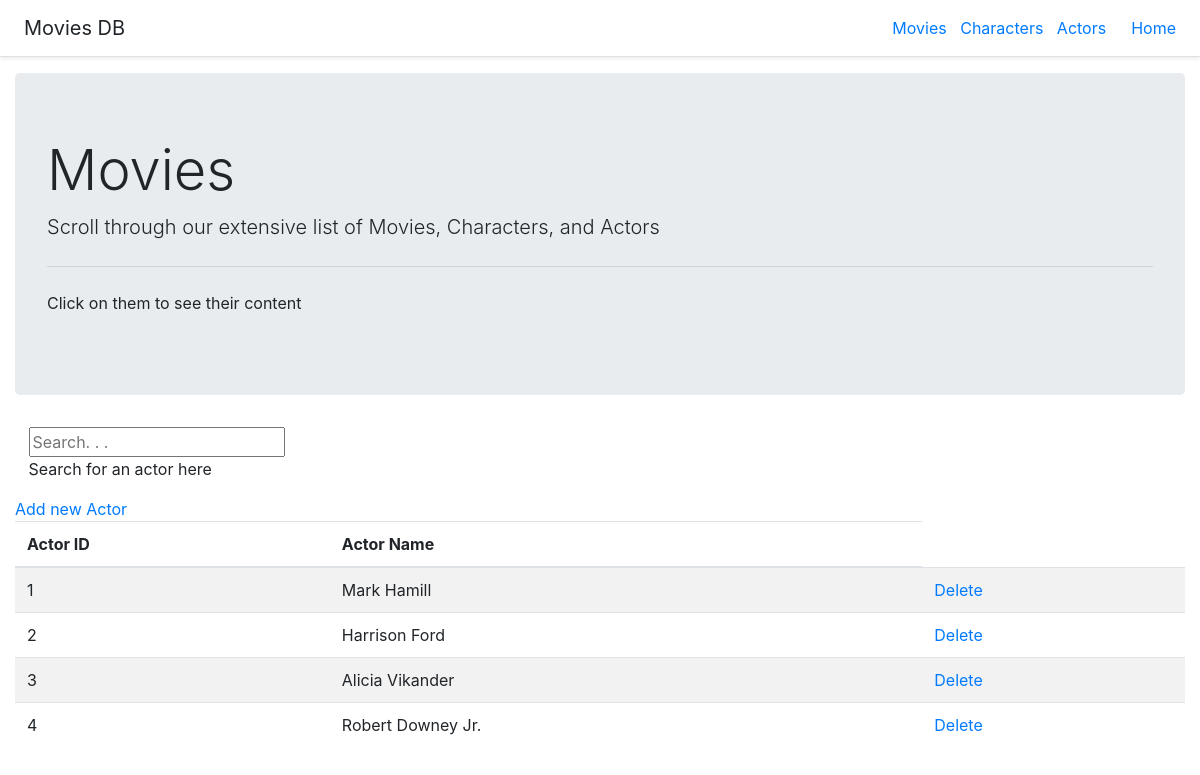
Page /all_actors on the committed database.
### tables this page shows
CREATE TABLE "actors" (
	"actorid"	INTEGER,
	"characterid"	INTEGER,
	"name"	TEXT,
	PRIMARY KEY("actorid" AUTOINCREMENT),
	FOREIGN KEY("characterid") REFERENCES characters("characterid")
);

### app.py (the view)
@app.route('/all_actors')
def list_all_actors():
   actors = data.get_all_actors()
   records = len(actors)
   title="Actors"
   print(len(actors))
   return render_template("actor.html", actors = actors, path=request.path)

### actor.py (called while the page is built)
    @classmethod
    def from_SQLiteRow(cls, row: sqlite3.Row) -> 'Actor':
        a = Actor()
        a.actorid = row['actorid']
        a.characterid = row['characterid']
        a.name = row['name']
        return a

### data.py (called while the page is built)
def create_connection():
    """ If the db does not exist, it is created for you """
    cn = None
    try:
        cn = sqlite3.connect(_db_file)
    except Error as e:
        print(e)
    return cn

def execute_select(sql_statement: str, data_tuple:tuple=None):
    try:
        cn = create_connection()
        cn.row_factory = sqlite3.Row
        cur = cn.cursor()
        if(data_tuple == None):
            cur.execute(sql_statement)
        else:
            cur.execute(sql_statement, data_tuple)
    except Error as e:
        print(e)
    finally:
        return cur.fetchall()

def get_all_actors() -> []:
    sql_statement = "SELECT * FROM actors"
    rows = execute_select(sql_statement)
    rollodex = []
    for r in rows:
        rollodex.append(Actor.from_SQLiteRow(r))
    return rollodex

### templates/actor.html (shortened to what this page needs)
{% extends "base.html" %}
            {% block content %}
            <form action="{{ url_for('search_actor') }}" method="POST">
                &nbsp;  &nbsp;<input id="name" type="text" name="name" placeholder="Search. . .">
                <p>&nbsp; &nbsp;Search for an actor here</p>
            </form>
            <table class="table table-hover table-striped">
                <thead clas="thead-dark">
                    <a href="http://127.0.0.1:5000/actor_form">Add new Actor</a>
                    <th scope="col">Actor ID</th>
                    <th scope="col">Actor Name</th>
                </thead>
                <tbody>
                {% for actor in actors %}
                    <tr>
                        <td>{{actor.actorid}}</td>
                        <td>{{actor.name}}</a></td>
                        <td>
                            <a href="{{ url_for('delete_actor', actor_id=actor.actorid)}}">Delete</a>
                        </td>
                    </tr>
                {% endfor %}
            {% endblock %}

### rows in the picture
actors: actorid "1", name "Mark Hamill"
actors: actorid "2", name "Harrison Ford"
actors: actorid "3", name "Alicia Vikander"
actors: actorid "4", name "Robert Downey Jr."
